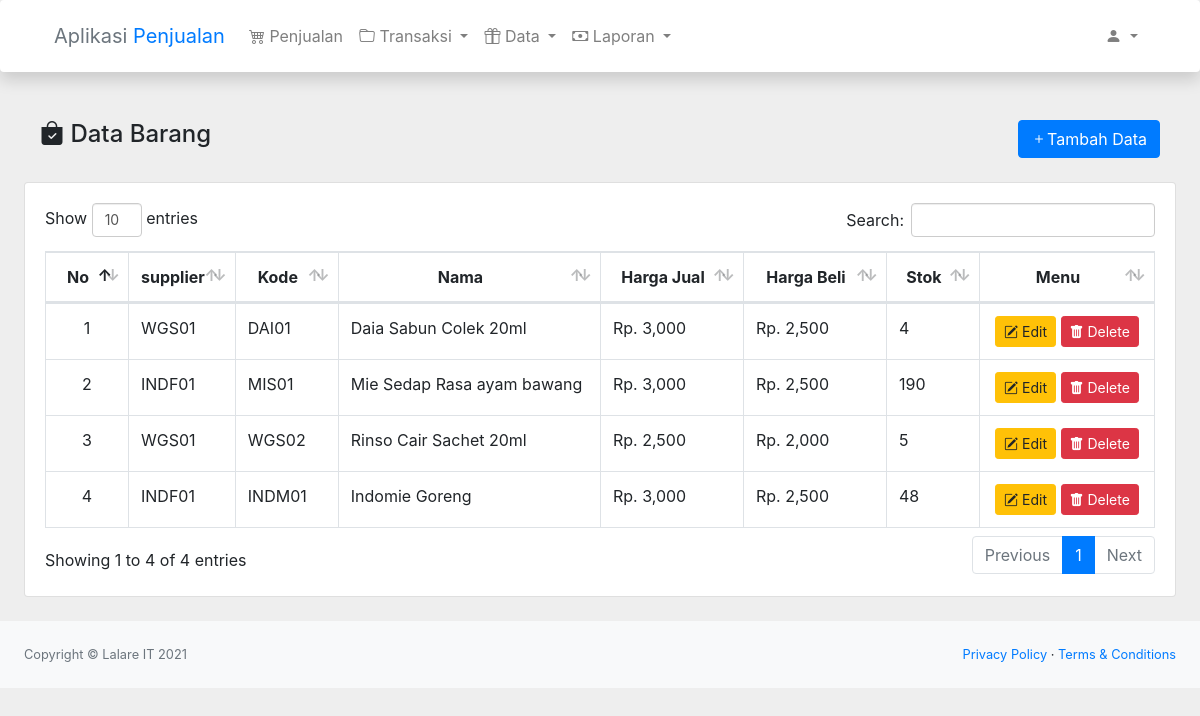
The app's page /index.php/aplikasi/barang, older data.
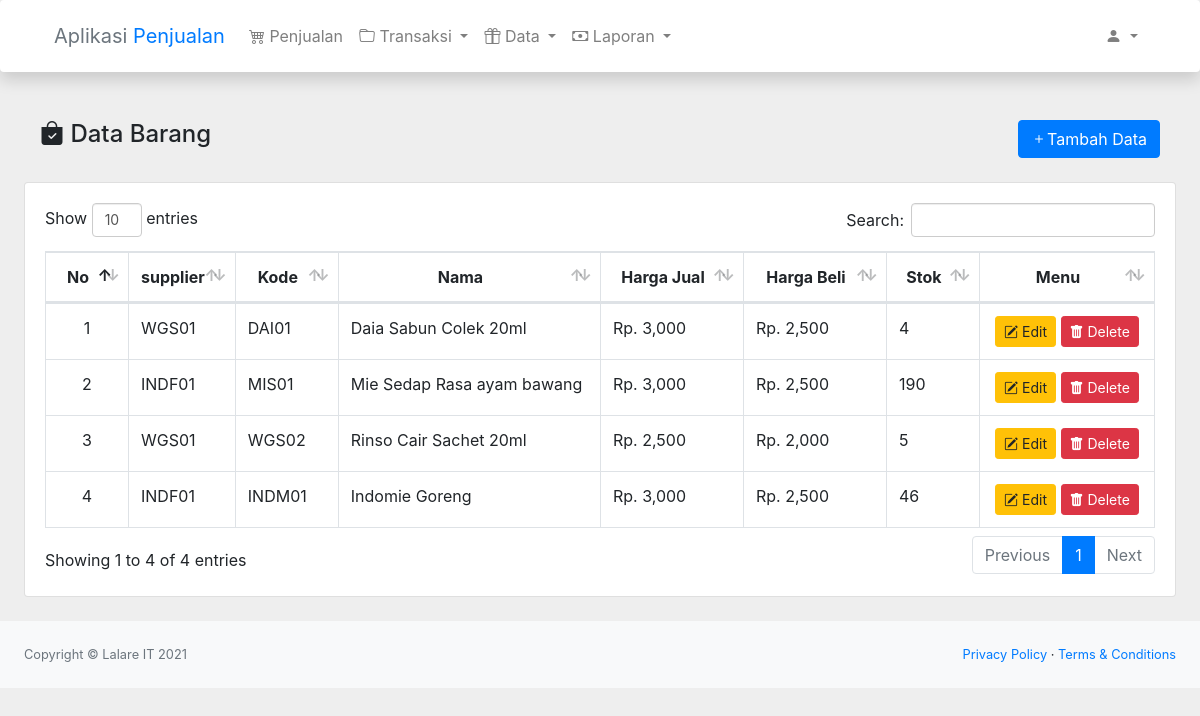
The same page, newer data.
### tables this page shows
CREATE TABLE "barang" (
	"kode_sup"	TEXT NOT NULL,
	"kode"	TEXT NOT NULL,
	"nama"	TEXT NOT NULL,
	"harga_jual"	NUMERIC NOT NULL,
	"harga_beli"	NUMERIC NOT NULL,
	"stok"	INTEGER NOT NULL,
	PRIMARY KEY("kode")
);

### application/controllers/aplikasi/Barang.php (called while the page is built, shortened)
<?php
class Barang extends CI_Controller
{
    public function __construct()
    {
        $this->load->model('barang_m');
        $this->load->library('form_validation');
    }
    public function index()
    {
        $this->data();
    }
    public function data()
    {
        $data['barang'] = $this->barang_m->data();
        $this->load->view('aplikasi/barang/data', $data);
    }
}

### index.php (called while the page is built, shortened)
<?php
require_once BASEPATH.'core/CodeIgniter.php';

### application/models/Barang_m.php (called while the page is built, shortened)
<?php
class Barang_m extends CI_Model
{
    public function data()
    {
        return $this->db->get('barang')->result();
    }
}

### application/views/aplikasi/barang/data.php (the view, shortened to what this page needs)
<link href="<?= base_url('/public/assets/select2/css/select2.min.css') ?>" rel="stylesheet" />
<div class="container-fluid">
    <div class="d-flex justify-content-between px-3">
        <h4><i class="bi bi-bag-check-fill"></i> Data Barang</h4>
        <button class="btn btn-primary" data-toggle="modal" data-target="#exampleModalCenter"> <i class="bi bi-plus"></i>Tambah Data</button>
    </div>
    <div class="card mb-4 mt-4">
        <div class="card-body">
            <div class="table-responsive">
                <table class="table table-bordered" id="dataTable" width="100%" cellspacing="0">
                    <thead>
                        <tr class="text-center">
                            <th width="40px">No</th>
                            <th width="60px">supplier</th>
                            <th width="60px">Kode</th>
                            <th>Nama</th>
                            <th width="100px">Harga Jual</th>
                            <th width="100px">Harga Beli</th>
                            <th width="50px">Stok</th>
                            <th>Menu</th>
                        </tr>
                    </thead>
                    <tbody>
                        <?php $i = 1; ?>
                        <?php foreach ($barang as $list) : ?>
                            <tr>
                                <td class="text-center"><?= $i++; ?></td>
                                <td><?= $list->kode_sup; ?></td>
                                <td><?= $list->kode; ?></td>
                                <td><?= $list->nama; ?></td>
                                <td>Rp. <?= number_format($list->harga_jual); ?></td>
                                <td>Rp. <?= number_format($list->harga_beli); ?></td>
                                <td><?= $list->stok; ?></td>
                                <td class="text-center" width="150px">
                                    <button class="btn btn-sm btn-warning" data-stok="<?= $list->stok; ?>" data-kode_sup="<?= $list->kode_sup; ?>" data-kode="<?= $list->kode; ?>" data-nama="<?= $list->nama; ?>" data-harga_jual="<?= $list->harga_jual; ?>" data-harga_beli="<?= $list->harga_beli; ?>" data-toggle="modal" data-target="#modalUpdate">
                                        <i class="bi bi-pencil-square"></i> Edit
                                    </button>
                                    <button class="btn btn-sm btn-danger" onclick="hapus('<?= $list->kode ?>')">
                                        <i class="bi bi-trash-fill"></i> Delete
                                    </button>
                                </td>
                            </tr>
                        <?php endforeach; ?>
                    </tbody>
                </table>
            </div>
        </div>
    </div>
</div>

Row changes from the older to the newer data that the page shows:
changed barang "INDM01": stok "48" → "46"
